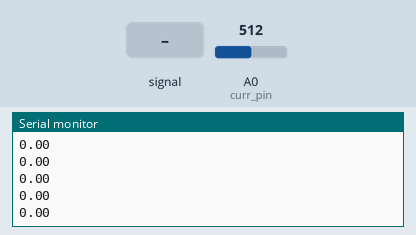
Recording of a sketch running on a simulated Arduino Uno, built with avr-gcc and run on an emulated ATmega328P. Parts: the last lines printed to the serial monitor. The test bench sets the inputs (shaded band); at power-on: A0 (curr_pin) = 512.

Above: at 1.2 s.
1.3 s: A0 (curr_pin) fed a 200 Hz sine of ±81 counts around its level
At 2.4 s:
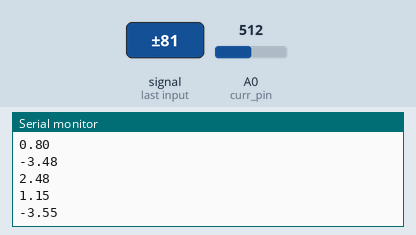
2.8 s: A0 (curr_pin) set to 716
At 3.9 s:
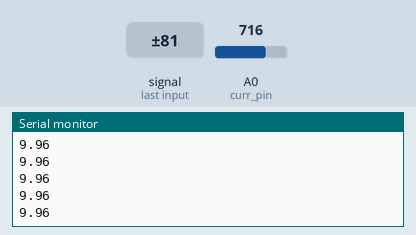
Timing chart, 0 to 4.1 s (numbered marks = the images above; inputs shaded):
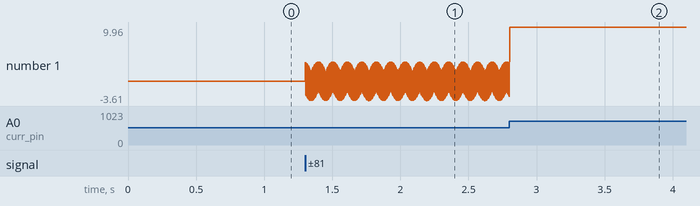

The sketch:

current_sensor_test.ino
```cpp
  const int curr_pin = A0;

  float getMuscleAmps() {
      float AcsValue=0.0,Samples=0.0,AvgAcs=0.0,raw=0.0;

      for (int x = 0; x < 10; x++){       // Get 10 samples
        AcsValue = analogRead(curr_pin);  // Read current sensor values
        Samples = Samples + AcsValue;     // Add samples together
      }
      raw = Samples / 10.0;  // Taking Average of Samples

      float amps = ((raw * (5.0 / 1024.0)) - 2.5)/0.100; //5.0/1024 is conversion ratio of volts/native unit. 2.5 v is 0 A due to positive and negative ability

      return amps;
  }

void setup() {
  // put your setup code here, to run once:
  Serial.begin(115200);
}

void loop() {
  // put your main code here, to run repeatedly:
  Serial.println(getMuscleAmps());
}
```

Measured:
- after the input at 1.3 s, the serial monitor: prints a new line at once (image 1)
- plotted number 1: 0 → -2.86 after the input at 1.3 s
